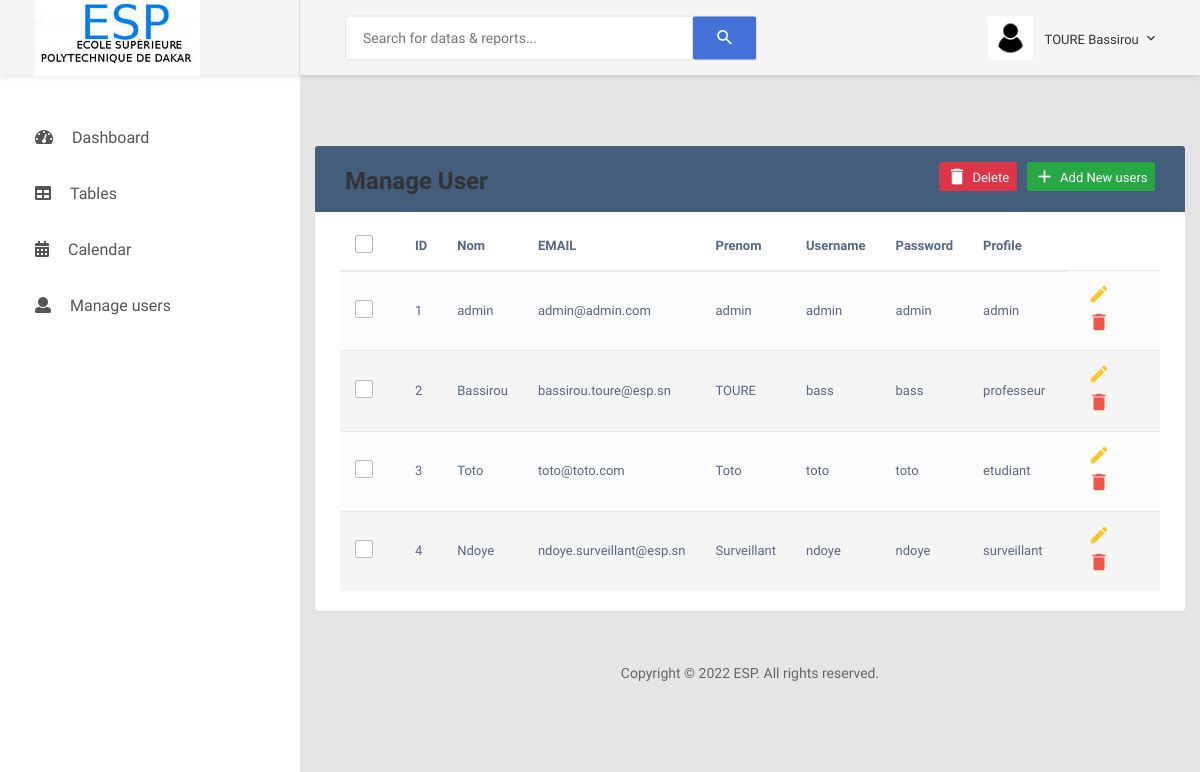
Screenshot of /deuxiemeLivrable/admin/manage.php (signed in) with the database file from the repository.
### tables this page shows
create table utilisateur( 
    ID_user int primary key not null auto_increment,
    username varchar(50),
    email varchar(50),
    password varchar(50),
    profile varchar(50),
    photo varchar(100),
    nom varchar(50),
    prenom varchar(50));

### deuxiemeLivrable/admin/manage.php (the view, shortened to what this page needs)
<?php
include 'db.php';
if (isset($_SESSION['username'])){
    $username =$_SESSION['username'];
    $query = "SELECT prenom,nom,email FROM utilisateur WHERE username='$username' ";
    $result = $conn->query($query);
    while($row = $result->fetch_assoc()) {
    $prenom= $row["prenom"];
    $nom=$row["nom"] ;
    }
}
else{
    header('Location: ../login.php');
}
?>
<!DOCTYPE html>
<html lang="en">
<head>
    <link href="../css/font-face.css" rel="stylesheet" >
    <link href="../vendor/font-awesome-4.7/css/font-awesome.min.css" rel="stylesheet" >
    <link href="../vendor/font-awesome-5/css/fontawesome-all.min.css" rel="stylesheet" >
    <link href="../vendor/mdi-font/css/material-design-iconic-font.min.css" rel="stylesheet" >
	<link rel="stylesheet" href="https://maxcdn.bootstrapcdn.com/font-awesome/4.7.0/css/font-awesome.min.css">
	<link rel="stylesheet" href="https://maxcdn.bootstrapcdn.com/bootstrap/3.3.7/css/bootstrap.min.css">
    <link href="../vendor/bootstrap-4.1/bootstrap.min.css" rel="stylesheet" >
    <link href="../vendor/animsition/animsition.min.css" rel="stylesheet" >
    <link href="../vendor/bootstrap-progressbar/bootstrap-progressbar-3.3.4.min.css" rel="stylesheet" >
    <link href="../vendor/wow/animate.css" rel="stylesheet" >
    <link href="../vendor/css-hamburgers/hamburgers.min.css" rel="stylesheet" >
    <link href="../vendor/slick/slick.css" rel="stylesheet" >
    <link href="../vendor/select2/select2.min.css" rel="stylesheet" >
    <link href="../vendor/perfect-scrollbar/perfect-scrollbar.css" rel="stylesheet" >
    <link href="../css/theme.css" rel="stylesheet">
    <link href="styles.css" rel="stylesheet">
</head>
<body class="animsition">
    <div class="page-wrapper">
        <aside class="menu-sidebar d-none d-lg-block">
            <div class="logo">
                <a href="#">
                    <img src="../images/icon/logo-esp.png" alt="" />
                </a>
            </div>
            <div class="menu-sidebar__content js-scrollbar1">
                <nav class="navbar-sidebar">
                    <ul class="list-unstyled navbar__list">
                         <li>
                             <a href="index.php">
                                <i class="fas fa-tachometer-alt"></i>Dashboard</a>
                        </li>
                        <li>
                            <a href="table.php">
                                <i class="fas fa-table"></i>Tables</a>
                        </li>
                        <li>
                            <a href="calendar.php">
                                <i class="fas fa-calendar-alt"></i>Calendar</a>
                        </li>
                       <li>
                             <a href="manage.php">
                                <i class="fas fa-user"></i>Manage users</a>
                        </li>
                    </ul>
                </nav>
            </div>
        </aside>
        <div class="page-container">
            <header class="header-desktop">
                <div class="section__content section__content--p30">
                    <div class="container-fluid">
                        <div class="header-wrap">
                            <form class="form-header" action="" method="POST">
                                <input class="au-input au-input--xl" type="text" name="search" placeholder="Search for datas &amp; reports..." />
                                <button class="au-btn--submit" type="submit">
                                    <i class="zmdi zmdi-search"></i>
                                </button>
                            </form>
                            <div class="header-button">
                                <div class="account-wrap">
                                    <div class="account-item clearfix js-item-menu">
                                        <div class="image">
                                            <img src="../images/icon/images.png" alt="#" />
                                        </div>
                                        <div class="content">
                                            <a class="js-acc-btn" href="#">
                                                               <?php
                                                                echo $prenom." ".$nom;
                                                                ?>
                                            </a>
                                        </div>
                                    </div>
                                </div>
                            </div>
                        </div>
                    </div>
                </div>
            </header>
            <div class="main-content">
            <div class="user-css">
                  <div class="container">
        <div class="table-wrapper">
            <div class="table-title">
                <div class="row">
                    <div class="col-sm-6">
						<h2>Manage <b>User</b></h2>
					</div>
					<div class="col-sm-6">
						<a href="#addEmployeeModal" class="btn btn-success" data-toggle="modal"><i class="material-icons">add</i> <span>Add New users</span></a>
						<a href="JavaScript:void(0);" class="btn btn-danger" id="delete_multiple"><i class="material-icons">delete</i> <span>Delete</span></a>
					</div>
                </div>
            </div>
            <table class="table table-striped table-hover">
                <thead>
                    <tr>
						<th>
							<span class="custom-checkbox">
								<label for="selectAll"></label>
							</span>
						</th>
                        <th>ID</th>
                        <th>Nom</th>
                        <th>EMAIL</th>
						<th>Prenom</th>
                        <th>Username</th>
                        <th>Password</th>
                        <th>Profile</th>
                    </tr>
                </thead>
				<tbody>
				<?php
				$result = mysqli_query($conn,"SELECT * FROM utilisateur");
					$i=1;
					while($row = mysqli_fetch_array($result)) {
				?>
				<tr id="<?php echo $row["ID_user"]; ?>">
				<td>
							<span class="custom-checkbox">
								<label for="checkbox2"></label>
							</span>
						</td>
					<td><?php echo $i; ?></td>
					<td><?php echo $row["nom"]; ?></td>
					<td><?php echo $row["email"]; ?></td>
					<td><?php echo $row["prenom"]; ?></td>
					<td><?php echo $row["username"]; ?></td>
					<td><?php echo $row["password"]; ?></td>
					<td><?php echo $row["profile"]; ?></td>
					<td>
						<a href="#editEmployeeModal" class="edit" data-toggle="modal">
							<i class="material-icons update" data-toggle="tooltip"
							data-id="<?php echo $row["ID_user"]; ?>"
							data-nom="<?php echo $row["nom"]; ?>"
							data-email="<?php echo $row["email"]; ?>"
							data-prenom="<?php echo $row["prenom"]; ?>"
							data-username="<?php echo $row["username"]; ?>"
							data-password="<?php echo $row["password"]; ?>"
							data-profile="<?php echo $row["profile"]; ?>"
							title="Edit">edit</i>
						</a>
						<a href="#deleteEmployeeModal" class="delete" data-id="<?php echo $row["ID_user"]; ?>" data-toggle="modal"><i class="material-icons" data-toggle="tooltip"
						 title="Delete">delete</i></a>
                    </td>
				</tr>
				<?php
				$i++;
				}
				?>
				</tbody>
			</table>
        </div>
    </div>
	</div>
                        <div class="row">
                            <div class="col-md-12">
                                <div class="copyright">
                                    <p>Copyright © 2022 ESP. All rights reserved.</p>
                                </div>
                            </div>
                        </div>
            </div>
        </div>
    </div>
</body>
</html>

### deuxiemeLivrable/admin/styles.css (style rules this page uses)
body { color: #566787; background: #f5f5f5; font-family: varela round, sans-serif; font-size: 13px; }
.table-wrapper { background: #fff; padding: 20px 25px; margin: 30px 0; border-radius: 3px; box-shadow: 0 1px 1px rgba(0, 0, 0, 0.05); }
.table-title { padding-bottom: 15px; background: #435d7d; color: #fff; padding: 16px 30px; margin: -20px -25px 10px; border-radius: 3px 3px 0 0; }
.table-title h2 { margin: 5px 0 0; font-size: 24px; }
.table-title .btn { color: #fff; float: right; font-size: 13px; min-width: 50px; border-radius: 2px; border: none; outline: none!important; margin-left: 10px; }
.table-title .btn i { float: left; font-size: 21px; margin-right: 5px; }
.table-title .btn span { float: left; margin-top: 2px; }
table.table tr th, table.table tr td { border-color: #e9e9e9; padding: 12px 15px; vertical-align: middle; }
table.table tr th:first-child { width: 60px; }
table.table tr th:last-child { width: 100px; }
table.table-striped tbody tr:nth-of-type(odd) { background-color: #fcfcfc; }
table.table td:last-child i { opacity: .9; font-size: 22px; margin: 0 5px; }
table.table td a { font-weight: 700; color: #566787; display: inline-block; text-decoration: none; outline: none !important; }
table.table td a.edit { color: #ffc107; }
table.table td a.delete { color: #f44336; }
table.table td i { font-size: 19px; }
.custom-checkbox { position: relative; }
.custom-checkbox label:before { width: 18px; height: 18px; }
.custom-checkbox label:before { content: ''; margin-right: 10px; display: inline-block; vertical-align: text-top; background: #fff; border: 1px solid #bbb; border-radius: 2px; box-sizing: border-box; z-index: 2; }

### rows the page displays
utilisateur: prenom "TOURE", nom "Bassirou", email "bassirou.toure@esp.sn", username "bass", password "bass", profile "professeur"
utilisateur: nom "admin", email "admin@admin.com", prenom "admin", username "admin", password "admin", profile "admin"
utilisateur: nom "Toto", email "toto@toto.com", prenom "Toto", username "toto", password "toto", profile "etudiant"
utilisateur: nom "Ndoye", email "ndoye.surveillant@esp.sn", prenom "Surveillant", username "ndoye", password "ndoye", profile "surveillant"
